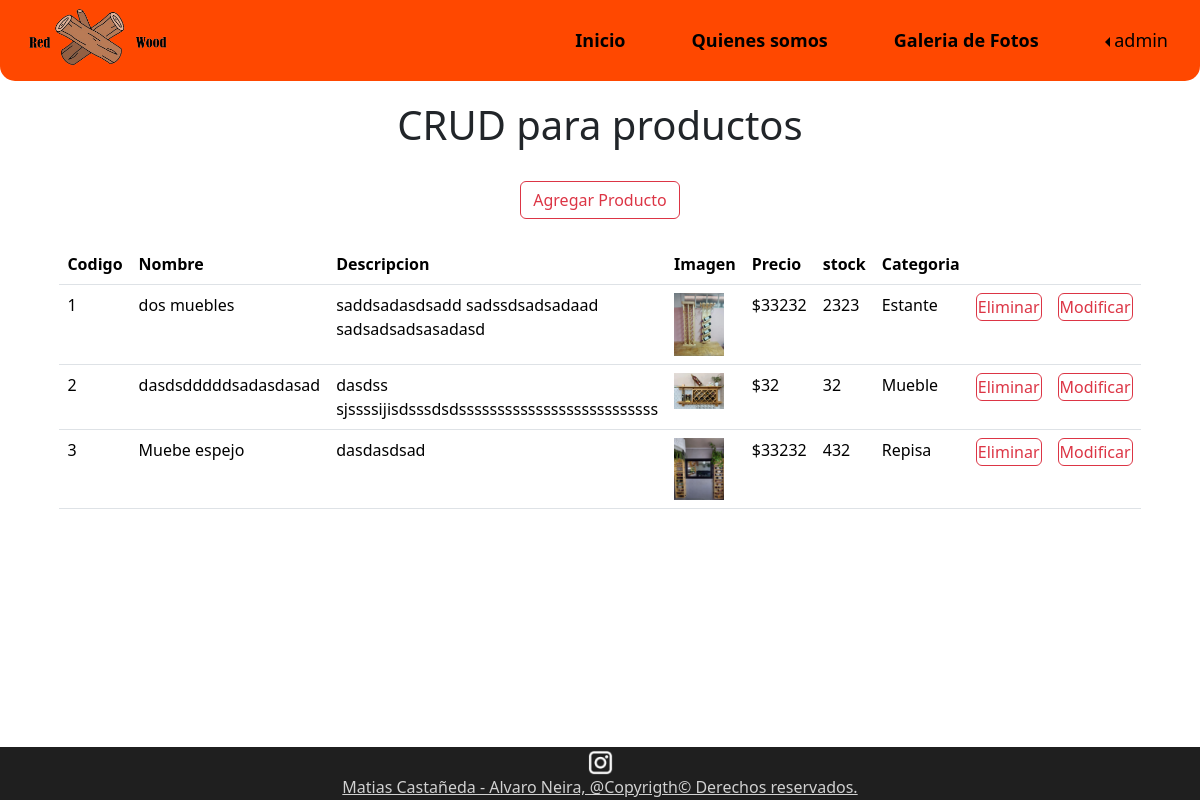
The app's page /crud (signed in) with its own data.
### principal/models.py (models this page shows, shortened)
class Producto(models.Model):
    id_producto = models.IntegerField(primary_key=True,null=False,blank=False)
    nombre = models.CharField(max_length=50,null=False,blank=False)
    descripcion = models.CharField(max_length=200,null=False,blank=False)
    imagen = models.ImageField(upload_to="productos",null=True,blank=True)
    precio = models.IntegerField()
    stock = models.IntegerField()
    id_categoria = models.ForeignKey('Categoria',on_delete=models.CASCADE,db_column='idCategoria')

class Categoria(models.Model):
    id_categoria = models.AutoField(db_column='idCategoria',primary_key=True)
    nombre = models.CharField(max_length=50,null=False,blank=False)
    def __str__(self):
        return str(self.nombre)

### principal/views.py (the view)
# urls.py: path('crud',views.crud,name="crud"),
@user_passes_test(es_admin)
@login_required
def crud(request):
    productos = Producto.objects.all()
    context={'productos':productos}
    return render(request,'productos_list.html', context)

### principal/views.py (called while the page is built)
def es_admin(user):
    return user.is_superuser

### principal/templates/productos_list.html (shortened to what this page needs)
{% load static %}
<!DOCTYPE html>
<html lang="en">
<head>
    <link href="https://cdn.jsdelivr.net/npm/bootstrap@5.3.3/dist/css/bootstrap.min.css" rel="stylesheet">
</head>
<body>
    <div class="container-principal">
        <header>
            <div class="container-fluid barra-navegacion">
                <nav class="navbar navbar-expand-lg">
                    <div class="container-fluid">
                        <div class="logo">
                            <img src="{% static 'imgs/redwood logo a color completo transparente.png'%}" alt="logo compania">
                        </div>
                        <div class="collapse navbar-collapse links-barra-nav" id="navbarNav">
                            <ul class="navbar-nav">
                                <li class="nav-item">
                                    <a class="nav-link" href="{% url 'inicio' %}"><p class="fw-bold">Inicio</p></a>
                                </li>
                                <li class="nav-item">
                                    <a class="nav-link" href="{% url 'quienes_somos' %}"><p class="fw-bold">Quienes somos</p></a>
                                </li>
                                <li class="nav-item">
                                    <a class="nav-link" href="{% url 'galeria' %}"><p class="fw-bold">Galeria de Fotos</p></a>
                                </li>
                                <li class="nav-item dropstart">
                                    {% if user.is_authenticated %}
                                        <a class="nav-link dropdown-toggle " role="button" data-bs-toggle="dropdown" aria-expanded="false">{{user.username}}</a>
                                    {% else %}
                                        <a class="nav-link dropdown-toggle " role="button" data-bs-toggle="dropdown" aria-expanded="false">Ingresar</a>
                                    {% endif %}
                                </li>
                            </ul>
                        </div>
                    </div>
                </nav>
            </div>
        </header>
        <main style="flex-direction: column; align-items: normal;">
            <div id="titulo_plist">
                <h1>CRUD para productos</h1>
            </div><br>
            <div style="text-align: center;">
                <a href="{% url 'productosAdd' %}" style="color: black;">
                    <button type="button" class="btn btn-outline-danger"> Agregar Producto </button>
                </a>
            </div>
            <div>
                <div style="display: flex; justify-content: center;">
                    <table id="table-prod" class="table">
                        {% if productos %}
                            <th>Codigo</th>
                            <th>Nombre</th>
                            <th>Descripcion</th>
                            <th>Imagen</th>
                            <th>Precio</th>
                            <th>stock</th>
                            <th>Categoria</th>
                            <th></th>
                            <th></th>
                            {% for x in productos %}
                                <tr>
                                    <td> {{x.id_producto}} </td>
                                    <td> {{x.nombre}} </td>
                                    <td> {{x.descripcion}} </td>
                                    {% if x.imagen %}
                                        <td> <img src="{{ x.imagen.url }} " width="50px" /> </td>
                                    {% else %}
                                        <td>sin imagen</td>
                                    {% endif %}
                                    <td> ${{x.precio}} </td>
                                    <td> {{x.stock}} </td>
                                    <td> {{x.id_categoria}} </td>
                                    <td> <a href="{% url 'productos_del' pk=x.id_producto %}" style="color: black;"><button type="button" class="btn btn-outline-danger" style="padding: 1px;"> Eliminar </button></a> </td>
                                    <td> <a href="{% url 'productosUpdate' pk=x.id_producto %}" style="color: black;"><button type="button" class="btn btn-outline-danger" style="padding: 1px;"> Modificar </button></a> </td>
                                </tr>
                            {% endfor %}
                        {% endif %}
                    </table>
                </div>
            </div>
        </main>
        <footer>
            <div class="container-fluid footer">
                <div class="rrss">
                    <a href="https://www.instagram.com/redwood0507/"><img src="{% static 'imgs/ig logo 2.png'%}" alt="instagram"></a>
                </div>
                <div class="copy">
                    <u>Matias Castañeda - Alvaro Neira, @Copyrigth&copy; Derechos reservados.</u>
                </div>
            </div>
        </footer>
    </div>
</body>
</html>

### principal/static/css/style.css (style rules this page uses)
html, body { height: 100%; }
.barra-navegacion { background-color: rgb(255, 72, 0); border-bottom-left-radius: 15px; border-bottom-right-radius: 15px; text-align: right; }
.links-barra-nav { justify-content: right }
.links-barra-nav ul { gap: 50px; }
.links-barra-nav a { padding: 15px 0 0 0; font-size: 18px; color: rgb(0, 0, 0); }
a { text-decoration: none; color: black; }
.logo img { float: left; height: 65px; width: 150px; }
.container-principal { display: flex; flex-direction: column; height: 100%; }
main { display: flex; flex-direction: row; flex: 1; align-items: center; }
.footer { align-items: center; background-color: rgb(31, 31, 31); color: rgb(209, 209, 209); padding: 1px 0 1px 0; }
.copy { text-align: center; }
.rrss { display: flex; justify-content: center; margin: 1px 0 0 0; }
.rrss img { width: 25px; }
#titulo_plist { text-align: center; padding: 20px 0 0 0; }
#table-prod { margin: 25px 0 0 0; width: 90%; }
#table-prod th { width: 10%; }

### records on screen
Producto: id_producto "1", nombre "dos muebles", descripcion "saddsadasdsadd sadssdsadsadaad sadsadsadsasadasd", imagen (picture), precio "33232", stock "2323", id_categoria "Estante"
Producto: id_producto "2", nombre "dasdsdddddsadasdasad", descripcion "dasdss sjssssijisdsssdsdssssssssssssssssssssssssss", imagen (picture), precio "32", stock "32", id_categoria "Mueble"
Producto: id_producto "3", nombre "Muebe espejo", descripcion "dasdasdsad", imagen (picture), precio "33232", stock "432", id_categoria "Repisa"

### other values on screen
{{ user.username }} "admin"
